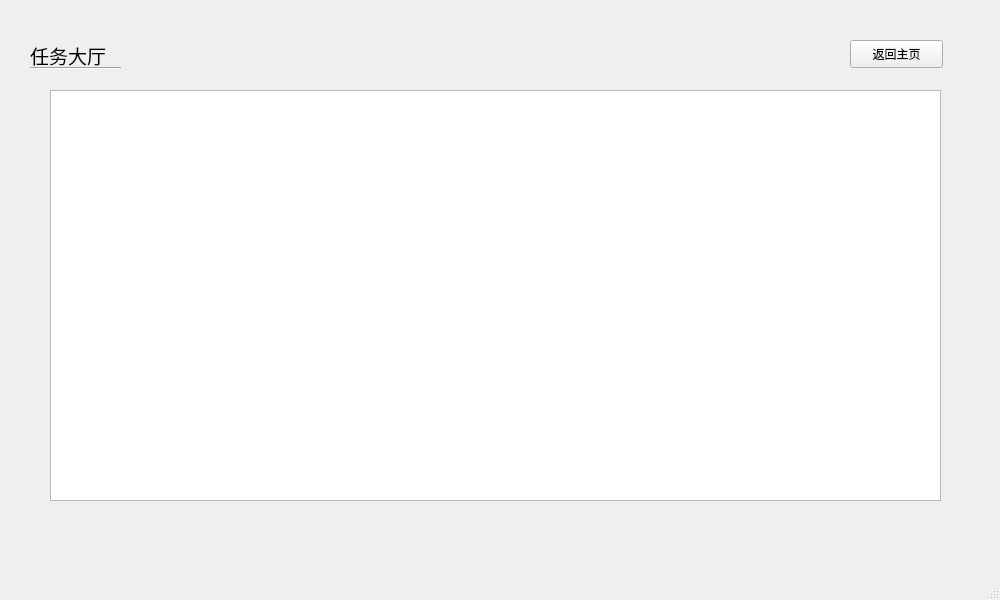
<?xml version="1.0" encoding="UTF-8"?>
<ui version="4.0">
 <class>MissionHall</class>
 <widget class="QMainWindow" name="MissionHall">
  <property name="geometry">
   <rect>
    <x>0</x>
    <y>0</y>
    <width>1000</width>
    <height>600</height>
   </rect>
  </property>
  <property name="windowTitle">
   <string>MainWindow</string>
  </property>
  <widget class="QWidget" name="centralwidget">
   <widget class="QTableWidget" name="allMissions">
    <property name="geometry">
     <rect>
      <x>50</x>
      <y>90</y>
      <width>891</width>
      <height>411</height>
     </rect>
    </property>
   </widget>
   <widget class="Line" name="line">
    <property name="geometry">
     <rect>
      <x>30</x>
      <y>60</y>
      <width>91</width>
      <height>16</height>
     </rect>
    </property>
    <property name="orientation">
     <enum>Qt::Horizontal</enum>
    </property>
   </widget>
   <widget class="QLabel" name="label">
    <property name="geometry">
     <rect>
      <x>30</x>
      <y>40</y>
      <width>91</width>
      <height>31</height>
     </rect>
    </property>
    <property name="font">
     <font>
      <pointsize>14</pointsize>
     </font>
    </property>
    <property name="text">
     <string>任务大厅</string>
    </property>
   </widget>
   <widget class="QPushButton" name="pushButton">
    <property name="geometry">
     <rect>
      <x>850</x>
      <y>40</y>
      <width>93</width>
      <height>28</height>
     </rect>
    </property>
    <property name="text">
     <string>返回主页</string>
    </property>
   </widget>
  </widget>
  <widget class="QMenuBar" name="menubar">
   <property name="geometry">
    <rect>
     <x>0</x>
     <y>0</y>
     <width>1000</width>
     <height>26</height>
    </rect>
   </property>
  </widget>
  <widget class="QStatusBar" name="statusbar"/>
 </widget>
 <resources/>
 <connections/>
</ui>
